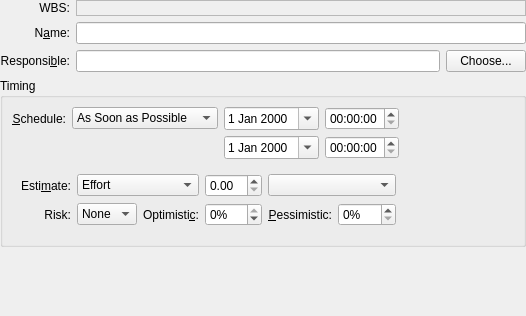
<?xml version="1.0" encoding="UTF-8"?>
<ui version="4.0">
 <author>Dag Andersen &lt;danders@get2net.dk&gt;</author>
 <class>KPlato::TaskGeneralPanelBase</class>
 <widget class="QWidget" name="KPlato::TaskGeneralPanelBase">
  <property name="geometry">
   <rect>
    <x>0</x>
    <y>0</y>
    <width>526</width>
    <height>316</height>
   </rect>
  </property>
  <layout class="QVBoxLayout" name="verticalLayout">
   <property name="leftMargin">
    <number>0</number>
   </property>
   <property name="topMargin">
    <number>0</number>
   </property>
   <property name="rightMargin">
    <number>0</number>
   </property>
   <property name="bottomMargin">
    <number>0</number>
   </property>
   <item>
    <layout class="QGridLayout" name="gridLayout_2">
     <item row="0" column="0">
      <widget class="QLabel" name="wbslabel">
       <property name="toolTip">
        <string>Work Breakdown Structure</string>
       </property>
       <property name="text">
        <string>WBS:</string>
       </property>
       <property name="alignment">
        <set>Qt::AlignRight|Qt::AlignTrailing|Qt::AlignVCenter</set>
       </property>
       <property name="wordWrap">
        <bool>false</bool>
       </property>
      </widget>
     </item>
     <item row="0" column="1">
      <widget class="QLabel" name="wbsfield">
       <property name="frameShape">
        <enum>QFrame::StyledPanel</enum>
       </property>
       <property name="frameShadow">
        <enum>QFrame::Sunken</enum>
       </property>
       <property name="text">
        <string/>
       </property>
       <property name="wordWrap">
        <bool>false</bool>
       </property>
      </widget>
     </item>
     <item row="1" column="0">
      <widget class="QLabel" name="namelabel">
       <property name="whatsThis">
        <string>The name of the Task.</string>
       </property>
       <property name="text">
        <string>N&amp;ame:</string>
       </property>
       <property name="alignment">
        <set>Qt::AlignRight|Qt::AlignTrailing|Qt::AlignVCenter</set>
       </property>
       <property name="wordWrap">
        <bool>false</bool>
       </property>
       <property name="buddy">
        <cstring>namefield</cstring>
       </property>
      </widget>
     </item>
     <item row="1" column="1">
      <widget class="KLineEdit" name="namefield">
       <property name="whatsThis">
        <string>The name of the Task.</string>
       </property>
      </widget>
     </item>
     <item row="2" column="0">
      <widget class="QLabel" name="leaderlabel">
       <property name="whatsThis">
        <string>The person responsible for this task.
        </string>
       </property>
       <property name="text">
        <string>Responsi&amp;ble:</string>
       </property>
       <property name="alignment">
        <set>Qt::AlignRight|Qt::AlignTrailing|Qt::AlignVCenter</set>
       </property>
       <property name="wordWrap">
        <bool>false</bool>
       </property>
       <property name="buddy">
        <cstring>leaderfield</cstring>
       </property>
      </widget>
     </item>
     <item row="2" column="1">
      <layout class="QHBoxLayout">
       <property name="leftMargin">
        <number>0</number>
       </property>
       <property name="topMargin">
        <number>0</number>
       </property>
       <property name="rightMargin">
        <number>0</number>
       </property>
       <property name="bottomMargin">
        <number>0</number>
       </property>
       <item>
        <widget class="KLineEdit" name="leaderfield"/>
       </item>
       <item>
        <widget class="QPushButton" name="chooseLeader">
         <property name="toolTip">
          <string>Insert a person from your address book</string>
         </property>
         <property name="whatsThis">
          <string>Insert a person from your address book.</string>
         </property>
         <property name="text">
          <string>Choose...</string>
         </property>
         <property name="shortcut">
          <string/>
         </property>
        </widget>
       </item>
      </layout>
     </item>
    </layout>
   </item>
   <item>
    <widget class="QGroupBox" name="schedulingGroup">
     <property name="whatsThis">
      <string>Scheduling Configuration. These settings affect the actual scheduling of the task.

The estimation can be either effort based or duration based. If it is effort based, the final duration will depend on the resources assigned to the task. For duration based estimation, the assigned resources do not affect the fixed duration of the task, but only the costs.</string>
     </property>
     <property name="title">
      <string>Timing</string>
     </property>
     <layout class="QGridLayout">
      <item row="0" column="0">
       <widget class="QFrame" name="frame">
        <property name="frameShape">
         <enum>QFrame::NoFrame</enum>
        </property>
        <property name="frameShadow">
         <enum>QFrame::Raised</enum>
        </property>
        <layout class="QGridLayout">
         <property name="leftMargin">
          <number>0</number>
         </property>
         <property name="topMargin">
          <number>0</number>
         </property>
         <property name="rightMargin">
          <number>0</number>
         </property>
         <property name="bottomMargin">
          <number>0</number>
         </property>
         <item row="0" column="0">
          <widget class="QLabel" name="textLabel3">
           <property name="text">
            <string>&amp;Schedule:</string>
           </property>
           <property name="alignment">
            <set>Qt::AlignRight|Qt::AlignTrailing|Qt::AlignVCenter</set>
           </property>
           <property name="wordWrap">
            <bool>false</bool>
           </property>
           <property name="buddy">
            <cstring>scheduleType</cstring>
           </property>
          </widget>
         </item>
         <item row="0" column="1">
          <widget class="KComboBox" name="scheduleType">
           <property name="sizePolicy">
            <sizepolicy hsizetype="Preferred" vsizetype="Fixed">
             <horstretch>0</horstretch>
             <verstretch>0</verstretch>
            </sizepolicy>
           </property>
           <item>
            <property name="text">
             <string>As Soon as Possible</string>
            </property>
           </item>
           <item>
            <property name="text">
             <string>As Late as Possible</string>
            </property>
           </item>
           <item>
            <property name="text">
             <string>Must Start On</string>
            </property>
           </item>
           <item>
            <property name="text">
             <string>Must Finish On</string>
            </property>
           </item>
           <item>
            <property name="text">
             <string>Start Not Earlier Than</string>
            </property>
           </item>
           <item>
            <property name="text">
             <string>Finish Not Later Than</string>
            </property>
           </item>
           <item>
            <property name="text">
             <string>Fixed Interval</string>
            </property>
           </item>
          </widget>
         </item>
         <item row="0" column="3">
          <widget class="QTimeEdit" name="scheduleStartTime"/>
         </item>
         <item row="1" column="3">
          <widget class="QTimeEdit" name="scheduleEndTime"/>
         </item>
         <item row="0" column="2">
          <widget class="QDateEdit" name="scheduleStartDate">
           <property name="calendarPopup">
            <bool>true</bool>
           </property>
          </widget>
         </item>
         <item row="1" column="2">
          <widget class="QDateEdit" name="scheduleEndDate">
           <property name="calendarPopup">
            <bool>true</bool>
           </property>
          </widget>
         </item>
         <item row="0" column="4">
          <spacer name="horizontalSpacer">
           <property name="orientation">
            <enum>Qt::Horizontal</enum>
           </property>
           <property name="sizeHint" stdset="0">
            <size>
             <width>40</width>
             <height>20</height>
            </size>
           </property>
          </spacer>
         </item>
        </layout>
       </widget>
      </item>
      <item row="1" column="0">
       <widget class="QFrame" name="frame_2">
        <property name="frameShape">
         <enum>QFrame::NoFrame</enum>
        </property>
        <property name="frameShadow">
         <enum>QFrame::Raised</enum>
        </property>
        <layout class="QGridLayout" name="gridLayout_3">
         <item row="0" column="0">
          <widget class="QLabel" name="textLabel3_2">
           <property name="text">
            <string>Esti&amp;mate:</string>
           </property>
           <property name="alignment">
            <set>Qt::AlignRight|Qt::AlignTrailing|Qt::AlignVCenter</set>
           </property>
           <property name="wordWrap">
            <bool>false</bool>
           </property>
           <property name="buddy">
            <cstring>estimateType</cstring>
           </property>
          </widget>
         </item>
         <item row="1" column="6">
          <widget class="QSpinBox" name="pessimisticValue">
           <property name="suffix">
            <string>%</string>
           </property>
           <property name="maximum">
            <number>999</number>
           </property>
          </widget>
         </item>
         <item row="1" column="7">
          <spacer name="horizontalSpacer_2">
           <property name="orientation">
            <enum>Qt::Horizontal</enum>
           </property>
           <property name="sizeHint" stdset="0">
            <size>
             <width>40</width>
             <height>20</height>
            </size>
           </property>
          </spacer>
         </item>
         <item row="1" column="0">
          <widget class="QLabel" name="textLabel3_2_3">
           <property name="toolTip">
            <string>Risk controls the PERT distribution used when calculating the actual estimate for this task.</string>
           </property>
           <property name="whatsThis">
            <string>&lt;p&gt;Risk controls the PERT distribution used when calculating the actual estimate for the task.
&lt;b&gt;None&lt;/b&gt; means the Expected estimate is used as is.
&lt;b&gt;Low risk&lt;/b&gt; means that a normal distribution is used.
&lt;b&gt;High risk&lt;/b&gt; means that the estimate will be slightly pessimistic compared to Low risk.&lt;/p&gt;</string>
           </property>
           <property name="text">
            <string>Risk:</string>
           </property>
           <property name="alignment">
            <set>Qt::AlignRight|Qt::AlignTrailing|Qt::AlignVCenter</set>
           </property>
           <property name="wordWrap">
            <bool>false</bool>
           </property>
           <property name="buddy">
            <cstring>risk</cstring>
           </property>
          </widget>
         </item>
         <item row="0" column="5" colspan="2">
          <widget class="KComboBox" name="calendarCombo"/>
         </item>
         <item row="1" column="1">
          <widget class="KComboBox" name="risk">
           <property name="sizePolicy">
            <sizepolicy hsizetype="Preferred" vsizetype="Fixed">
             <horstretch>0</horstretch>
             <verstretch>0</verstretch>
            </sizepolicy>
           </property>
           <property name="toolTip">
            <string>Risk controls the PERT distribution used when calculating the actual estimate for this task.</string>
           </property>
           <property name="whatsThis">
            <string>&lt;p&gt;Risk controles the PERT distribution used when calculating the actual estimate for the task.
&lt;b&gt;None&lt;/b&gt; means the Expected estimate is used as is.
&lt;b&gt;Low risk&lt;/b&gt; means that a normal distribution is used.
&lt;b&gt;High risk&lt;/b&gt; means that the estimate will be slightly pessimistic compared to Low risk.&lt;/p&gt;</string>
           </property>
           <property name="editable">
            <bool>false</bool>
           </property>
           <item>
            <property name="text">
             <string>None</string>
            </property>
           </item>
           <item>
            <property name="text">
             <string>Low</string>
            </property>
           </item>
           <item>
            <property name="text">
             <string>High</string>
            </property>
           </item>
          </widget>
         </item>
         <item row="1" column="2">
          <widget class="QLabel" name="textLabel1_2">
           <property name="text">
            <string>Optimisti&amp;c:</string>
           </property>
           <property name="alignment">
            <set>Qt::AlignRight|Qt::AlignTrailing|Qt::AlignVCenter</set>
           </property>
           <property name="wordWrap">
            <bool>false</bool>
           </property>
           <property name="buddy">
            <cstring>optimisticValue</cstring>
           </property>
          </widget>
         </item>
         <item row="1" column="3">
          <widget class="QSpinBox" name="optimisticValue">
           <property name="suffix">
            <string>%</string>
           </property>
           <property name="minimum">
            <number>-99</number>
           </property>
           <property name="maximum">
            <number>0</number>
           </property>
          </widget>
         </item>
         <item row="1" column="5">
          <widget class="QLabel" name="textLabel2_2">
           <property name="text">
            <string>&amp;Pessimistic:</string>
           </property>
           <property name="alignment">
            <set>Qt::AlignRight|Qt::AlignTrailing|Qt::AlignVCenter</set>
           </property>
           <property name="wordWrap">
            <bool>false</bool>
           </property>
           <property name="buddy">
            <cstring>pessimisticValue</cstring>
           </property>
          </widget>
         </item>
         <item row="0" column="3">
          <widget class="DurationSpinBox" name="estimate"/>
         </item>
         <item row="0" column="1" colspan="2">
          <widget class="KComboBox" name="estimateType">
           <property name="sizePolicy">
            <sizepolicy hsizetype="Preferred" vsizetype="Fixed">
             <horstretch>0</horstretch>
             <verstretch>0</verstretch>
            </sizepolicy>
           </property>
           <property name="editable">
            <bool>false</bool>
           </property>
           <item>
            <property name="text">
             <string>Effort</string>
            </property>
           </item>
           <item>
            <property name="text">
             <string>Duration</string>
            </property>
           </item>
           <item>
            <property name="text">
             <string>Milestone</string>
            </property>
           </item>
          </widget>
         </item>
        </layout>
       </widget>
      </item>
     </layout>
    </widget>
   </item>
   <item>
    <spacer name="verticalSpacer">
     <property name="orientation">
      <enum>Qt::Vertical</enum>
     </property>
     <property name="sizeHint" stdset="0">
      <size>
       <width>20</width>
       <height>42</height>
      </size>
     </property>
    </spacer>
   </item>
  </layout>
 </widget>
 <customwidgets>
  <customwidget>
   <class>KComboBox</class>
   <extends>QComboBox</extends>
   <header>kcombobox.h</header>
  </customwidget>
  <customwidget>
   <class>KLineEdit</class>
   <extends>QLineEdit</extends>
   <header>klineedit.h</header>
   <container>1</container>
  </customwidget>
  <customwidget>
   <class>DurationSpinBox</class>
   <extends>QDoubleSpinBox</extends>
   <header>kptdurationspinbox.h</header>
  </customwidget>
 </customwidgets>
 <tabstops>
  <tabstop>namefield</tabstop>
  <tabstop>leaderfield</tabstop>
  <tabstop>chooseLeader</tabstop>
  <tabstop>scheduleType</tabstop>
  <tabstop>scheduleStartDate</tabstop>
  <tabstop>scheduleStartTime</tabstop>
  <tabstop>scheduleEndDate</tabstop>
  <tabstop>scheduleEndTime</tabstop>
  <tabstop>calendarCombo</tabstop>
  <tabstop>risk</tabstop>
  <tabstop>optimisticValue</tabstop>
  <tabstop>pessimisticValue</tabstop>
 </tabstops>
 <resources/>
 <connections/>
</ui>
